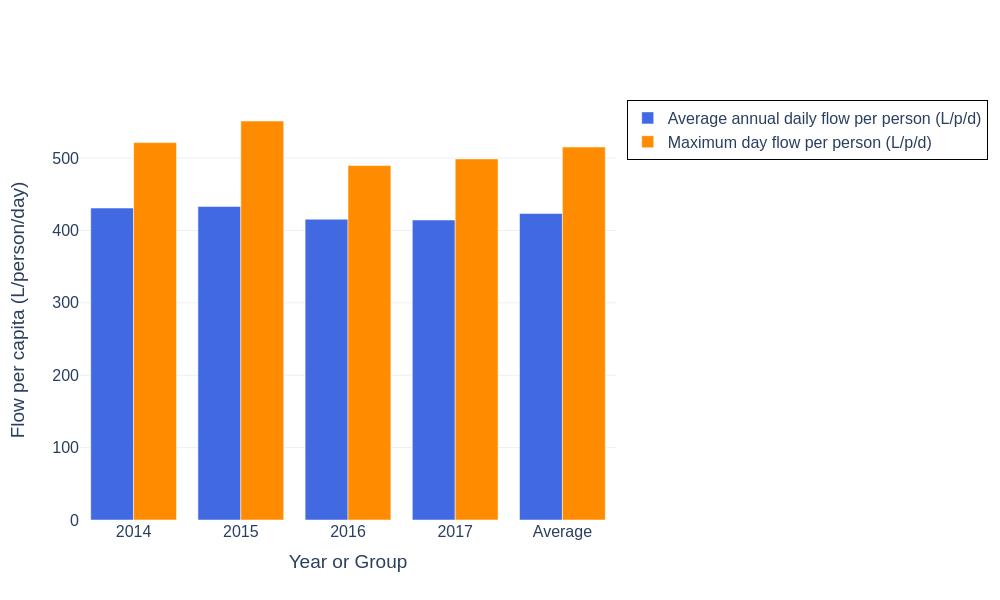

Write the Python code that produced this figure.
# filename: annual_per_capita_flow_avg_max.py
import pandas as pd
import plotly.graph_objects as go

# Load data
file_name = "WWTP_medium.xlsx"

# Load influent data
influent_sheet = "WWTP Influent Data"
df_influent = pd.read_excel(file_name, sheet_name=influent_sheet, parse_dates=["Date"])
df_influent = df_influent[(df_influent["Date"].dt.year >= 2014) & (df_influent["Date"].dt.year <= 2017)]
df_influent["Year"] = df_influent["Date"].dt.year

# Compute annual average and maximum daily flow (m3/d)
annual_flows = df_influent.groupby("Year")["Influent flow rate (m^3/d)"].agg(
    Average_annual_daily_flow_m3_d="mean",
    Maximum_day_flow_m3_d="max"
).reset_index()

# Load population data
pop_sheet = "population"
df_pop = pd.read_excel(file_name, sheet_name=pop_sheet)

# Restrict population data to matching years 2014-2017
df_pop = df_pop[(df_pop["Year"] >= 2014) & (df_pop["Year"] <= 2017)]

# Merge flows and population on Year
merged = pd.merge(annual_flows, df_pop, on="Year", how="inner")

# Calculate per capita flows in L/person/day
merged["Average_annual_daily_flow_L_per_p_d"] = merged["Average_annual_daily_flow_m3_d"] * 1000 / merged["Serviced Population"]
merged["Maximum_day_flow_L_per_p_d"] = merged["Maximum_day_flow_m3_d"] * 1000 / merged["Serviced Population"]

# Calculate historical averages for the per capita flows
avg_annual_per_capita = merged["Average_annual_daily_flow_L_per_p_d"].mean()
max_annual_per_capita = merged["Maximum_day_flow_L_per_p_d"].mean()

# Append Average row
avg_row = pd.DataFrame({
    "Year": ["Average"],
    "Average_annual_daily_flow_m3_d": [None],
    "Maximum_day_flow_m3_d": [None],
    "Serviced Population": [None],
    "Average_annual_daily_flow_L_per_p_d": [avg_annual_per_capita],
    "Maximum_day_flow_L_per_p_d": [max_annual_per_capita]
})
final_df = pd.concat([merged, avg_row], ignore_index=True)

# Prepare x axis categories as strings (years plus Average)
x_categories = final_df["Year"].astype(str).tolist()

# Create bar chart traces
trace_avg = go.Bar(
    name="Average annual daily flow per person (L/p/d)",
    x=x_categories,
    y=final_df["Average_annual_daily_flow_L_per_p_d"],
    marker_color="royalblue",
    offsetgroup=0
)
trace_max = go.Bar(
    name="Maximum day flow per person (L/p/d)",
    x=x_categories,
    y=final_df["Maximum_day_flow_L_per_p_d"],
    marker_color="darkorange",
    offsetgroup=1
)

# Create figure
fig = go.Figure(data=[trace_avg, trace_max])
fig.update_layout(
    barmode='group',
    yaxis_title="Flow per capita (L/person/day)",
    xaxis_title="Year or Group",
    yaxis=dict(showgrid=True, zeroline=False),
    font=dict(size=16),
    template='plotly_white',
    legend=dict(
        bordercolor='black',
        borderwidth=1
    )
)

# Output filenames
base_filename = "annual_per_capita_flow_avg_max"
csv_filename = base_filename + ".csv"
html_filename = base_filename + ".html"
png_filename = base_filename + ".png"

# Save CSV with relevant columns
csv_df = final_df[["Year", "Average_annual_daily_flow_L_per_p_d", "Maximum_day_flow_L_per_p_d"]].rename(columns={"Year": "Year_or_Group"})
csv_df.to_csv(csv_filename, index=False)

# Save plot as HTML and PNG
fig.write_html(html_filename, include_plotlyjs='cdn', full_html=True)
fig.write_image(png_filename, width=1000, height=600)

# Print filenames
print(base_filename + ".py")
print(csv_filename)
print(html_filename)
print(png_filename)
